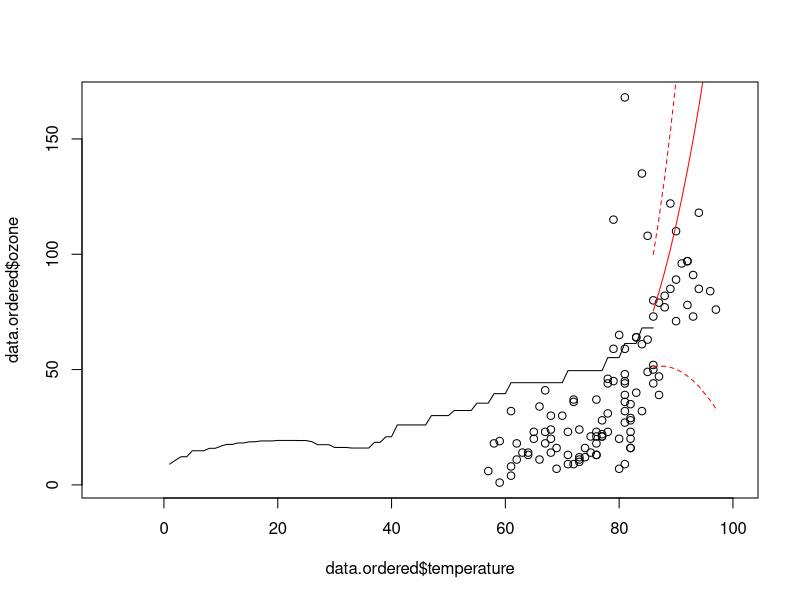

Reproduce this figure in R. (Note: this script raises an error after producing the figure.)
# lab9

# 1)

data(environmental, package="lattice")
str(environmental)

data.ordered <- environmental[order(environmental$temperature),]

cold <- which(data.ordered$temperature <= 85)
warm <- (1:nrow(data.ordered)) [-cold]

plot(data.ordered$temperature, data.ordered$ozone, xlim=c(-10, 100))

smooth <- loess(ozone~temperature, data = data.ordered, subset = cold, control = loess.control(surface = "direct"))
#plot(smooth, xlim=c(50, 100))
lines(smooth$fitted)

pred1 <- predict(smooth, data.ordered[warm,'temperature'], se = TRUE)
pred1
lines(data.ordered[warm,'temperature'], pred1$fit, col = 'red')
lines(data.ordered[warm,'temperature'], pred1$fit + 2 * pred1$se.fit, lty = 2, col = 'red')
lines(data.ordered[warm,'temperature'], pred1$fit - 2 * pred1$se.fit, lty = 2, col = 'red')

# 2)

lecturespl <- function(x, nknots=2, M=4){
    # nknots ... number of knots -> placed at regular quantiles
    # M ... M-1 is the degree of the polynomial
    n <- length(x)
    # X will not get an intercept column
    X <- matrix(NA,nrow=n,ncol=(M-1)+nknots)
    for (i in 1:(M-1)){ X[,i] <- x^i }
    # now the basis functions for the constraints:
    quant <- seq(0,1,1/(nknots+1))[c(2:(nknots+1))]
    qu <- quantile(x,quant)
    for (i in M:(M+nknots-1)){
      X[,i] <- ifelse(x-qu[i-M+1]<0,0,(x-qu[i-M+1])^(M-1))
    }
    list(X=X,quantiles=quant,xquantiles=qu)
}

plot(data$temperature, data$ozone)

spl1 <- lecturespl(data[train, 'temperature'], nknots=3, M=4)
spl1$X
dim(spl1$X)
spl1$xquantiles
#matplot(data$temperature[train], spl1$X, type="l",lty=1, ylim=c(0,1000), xlim=c(50,100))


#plot(spl1$X[,1], spl1$X[,4])
#lines(spl1$X[,1], spl1$X[,5])
#lines(spl1$X[,1], spl1$X[,6])

x <- spl1$X
ozone <- data$ozone[train]
lm1 <- lm(ozone~spl1$X)
str(lm1)
summary(lm1)
lines(data$temperature[train],predict(lm1, newdata=data.frame(x)))
abline(v=spl1$xquantiles)

extraspl2 <- function(x, knots, M=4){
  # nknots ... number of knots -> placed at regular quantiles
  nknots <- length(knots)
  # M ... M-1 is the degree of the polynomial
  n <- length(x)
  # X will not get an intercept column
  X <- matrix(NA,nrow=n,ncol=(M-1)+nknots)
  for (i in 1:(M-1)){ X[,i] <- x^i }
  # now the basis functions for the constraints:
  #quant <- seq(0,1,1/(nknots+1))[c(2:(nknots+1))]
  qu <- knots
  for (i in M:(M+nknots-1)){
    X[,i] <- ifelse(x-qu[i-M+1]<0,0,(x-qu[i-M+1])^(M-1))
  }
  list(X=X,xquantiles=qu)
}

extraspl <- function(x, knots, M=4){
  # nknots ... number of knots -> placed at regular quantiles
  nknots <- length(knots)
  # M ... M-1 is the degree of the polynomial
  x <- c(x, seq(86,137,1))
  n <- length(x)
  # X will not get an intercept column
  X <- matrix(NA,nrow=n,ncol=(M-1)+nknots)
  for (i in 1:(M-1)){ X[,i] <- x^i }
  # now the basis functions for the constraints:
  #quant <- seq(0,1,1/(nknots+1))[c(2:(nknots+1))]
  qu <- knots
  for (i in M:(M+nknots-1)){
    X[,i] <- ifelse(x-qu[i-M+1]<0,0,(x-qu[i-M+1])^(M-1))
  }
  list(X=X,xquantiles=qu)
}


spl3 <- extraspl(data[, 'temperature'], knots=spl1$xquantiles, M=4)
spl3

ozone3 <- data$ozone[test]
x3 <- spl3$X
lm3 <- lm(ozone~spl3$X)
lines(data$temperature, predict(lm3, newdata=data.frame(data$temperature)),col='red')
lines(data$temperature, predict(lm3, newdata=data.frame(data$temperature)),col='red')
abline(v=spl1$xquantiles, col='red')

matplot(data$temperature, spl3$X, type="l",lty=1, ylim=c(0,1000))


# 3)

library(splines)


bs1 <- lm(ozone ~ bs(temperature, df=3), data=data, subset=train)
plot(data$temperature, data$ozone, ylim=c(0,300))
lines(data$temperature[train], predict.lm(bs1, data.frame(temperature=data$temperature[train])))
lines(data$temperature[test], predict.lm(bs1, data.frame(temperature=data$temperature[test])), col="red")

matplot(data$temperature[train], bs(data$temperature[train], df=3), type="l",lty=1)

# 4)

ns1 <- lm(ozone ~ ns(temperature, df=3), data=data, subset=train)
plot(data$temperature, data$ozone)
lines(data$temperature[train], predict.lm(ns1))
lines(data$temperature[test], predict.lm(ns1, data.frame(temperature=data$temperature[test])), col="red")

matplot(data$temperature[train], ns(data$temperature[train], df=3), type="l",lty=1)



#lines(data.ordered[cold, 'temperature'], predict(lm1, newdata=data.ordered[cold, 'temperature']))
#plot(lm1)
plot(data.ordered$temperature, data.ordered$ozone, xlim=c(50, 100))
predict(lm1)
lines(predict(lm1))
lines(data.ordered$temperature, predict(lm1, newdata=data.ordered$temperature))

plot(data.ordered[warm, 'temperature'], predict(lm1, newdata=data.ordered[warm,]))
plot(seq(1,nrow(data.ordered[warm,]),1), predict(lm1, newdata=data.ordered[warm,]))









x <- seq(1,10,length=100)
y <- sin(x) + 0.1 * rnorm(x)
x1 <- seq(-1,12,length=100)
plot(x, y, xlim = range(x1))

spl <- lecturespl(x, nknots=2, M=4)
lm1 <- lm(y ~ spl$X)
lines(x, predict(lm1, newdata=data.frame(x)), col="blue")